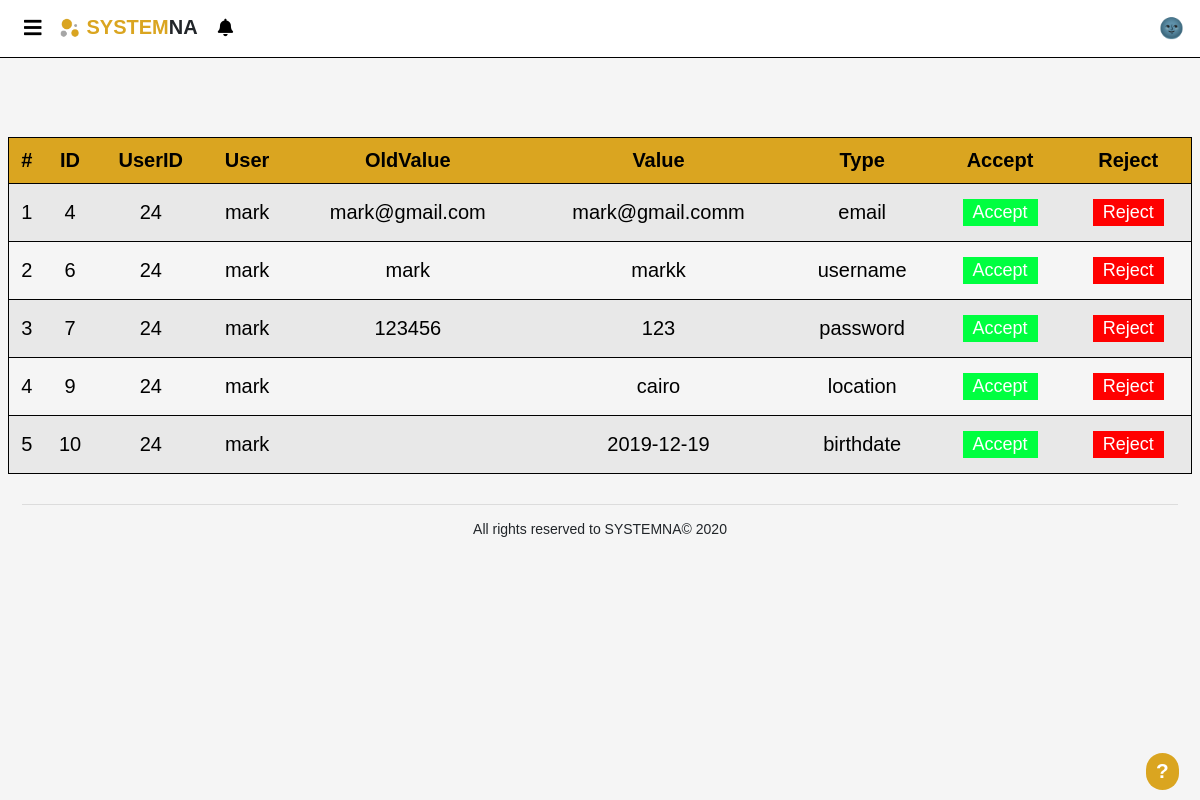
Page /pages/profileRequests.php (signed in) on the earlier database version.
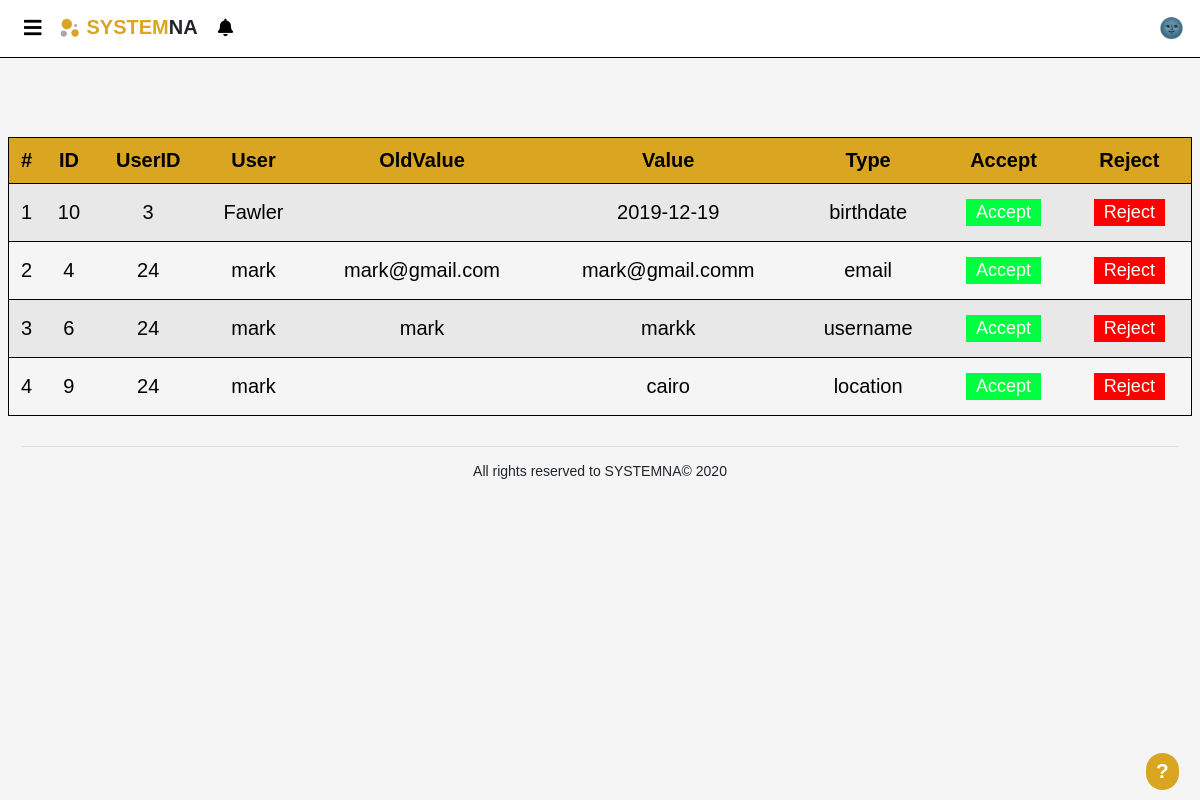
Same page on the later database version.
### tables this page shows
CREATE TABLE `update_info` (
  `ID` int(11) NOT NULL,
  `UID` int(11) NOT NULL,
  `OldValue` varchar(255) NOT NULL,
  `Value` varchar(255) NOT NULL,
  `Type` varchar(255) NOT NULL,
  `Status` tinyint(4) NOT NULL
);

CREATE TABLE `employee` (
  `id` int(11) NOT NULL,
  `fullname` varchar(255) DEFAULT NULL,
  `username` varchar(255) NOT NULL,
  `password` varchar(255) NOT NULL,
  `email` varchar(255) NOT NULL,
  `phone` varchar(255) NOT NULL,
  `ssn` varchar(255) NOT NULL,
  `start_date` date NOT NULL,
  `accepted` tinyint(1) DEFAULT NULL,
  `active` tinyint(1) DEFAULT NULL,
  `privilege` varchar(255) DEFAULT NULL
);

### DB/Database.php (called while the page is built, shortened)
<?php
class Database
{
    private $host = 'localhost';
    private $user = 'root';
    private $pass = '';
    private $dbName = 'hr_system';
    private $dbh;
    private $stmt;
    public function __construct()
    {
        $dsn = "mysql:host=".$this->host.";dbname=".$this->dbName;
        $options = array(
            PDO::ATTR_PERSISTENT => true,
            PDO::ATTR_ERRMODE => PDO::ERRMODE_EXCEPTION
        );
        try
        {
            $this->dbh = new PDO($dsn,$this->user,$this->pass,$options);
        }catch(PDOException $e)
        {
            echo "<br><div style='text-align: center;'>ERROR! Please try again later</div>";
            $_SESSION['error'] = 'error in DB';
            error_log("error in DB page");
            exit;
        }
    }
    public function query($sql)
    {
        $this->stmt = $this->dbh->prepare($sql);
    }
    public function execute()
    {
        return $this->stmt->execute();
    }
    public function getdata()
    {
        $this->execute();
        return $this->stmt->fetchAll(PDO::FETCH_OBJ);
    }
    public function numRows()
    {
        return $this->stmt->rowCount();
    }
}
?>

### pages/profileRequests.php (the view, shortened to what this page needs)
<?php
include "../template/header.php";
?>
<br>
<table id='tblRequests'>
    <tr id='must'>
        <th>#</th>
        <th>ID</th>
        <th>UserID</th>
        <th>User</th>
        <th>OldValue</th>
        <th>Value</th>
        <th>Type</th>
        <th>Accept</th>
        <th>Reject</th>
    </tr>
    <?php
    $sid = $_SESSION['id'];
    $sql="
        SELECT *
        FROM update_info inner join employee on update_info.UID = employee.id
        where update_info.Status = 2 and UID <> '$sid'
              ";
    try
    {
        $DB->query($sql);
        $DB->execute();
        $y=0;
        if($DB->numRows()>0)
        {
            $x=$DB->getdata();
            for($i=0;$i<$DB->numRows();$i++)
            {
                $y++;
                $id=$x[$i]->ID;
                $userId=$x[$i]->UID;
                $userName=$x[$i]->username;
                $oValue=$x[$i]->OldValue;
                $value=$x[$i]->Value;
                $type=$x[$i]->Type;
                echo  "<tr>";
                echo "<td>{$y}</td>";
                echo "
                <td>{$id}</td>
                <td>{$userId}</td>
                <td>{$userName}</td>
                <td>{$oValue}</td>
                <td>{$value}</td>
                <td>{$type}</td>";
                echo "<td><input type= 'submit' class ='accept' value='Accept'></td>";
                echo "<td><input type= 'submit' class ='reject' value= 'Reject'></td>";
    ?>
    <?php
                echo "</tr>";
            }
        }
        else if($DB->numRows() ==0)
        {
          echo "<tr><td colspan=12 >No Data to show</td></tr>";
        }
    }
    catch(Exception $e)
    {
        $_SESSION['error'] = 'error in sql';
        echo "<br><div class='alert alert-danger' style='text-align: center;'>ERROR! Please try again later</div>";
        error_log("error while getting profile requests");
    }
    ?>
</table>
<?php
include "../template/footer.php"; ?>

Differences in the rows shown:
removed update_info: ID "7", UID "24", UID.username "mark", OldValue "123456", Value "123", Type "password"
changed update_info "birthdate": UID "24" → "3"; UID.username "mark" → "Fawler"; moves up the list
